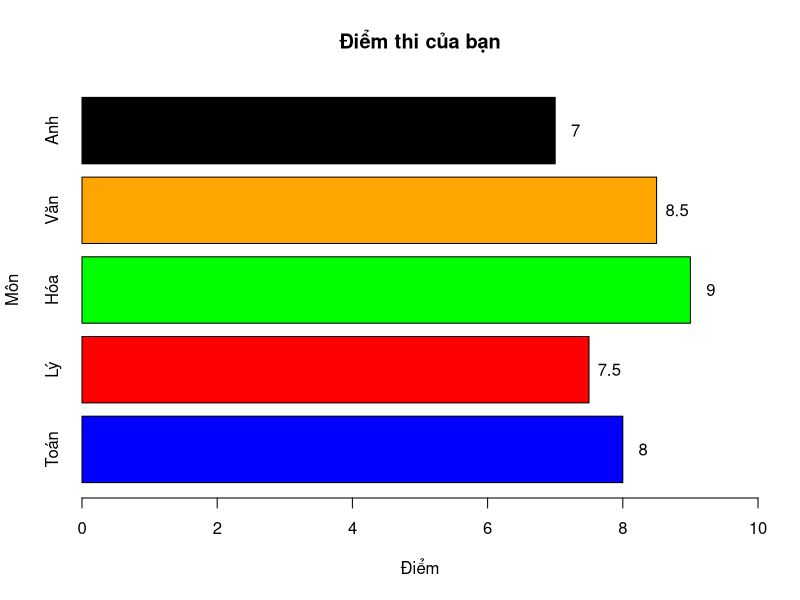
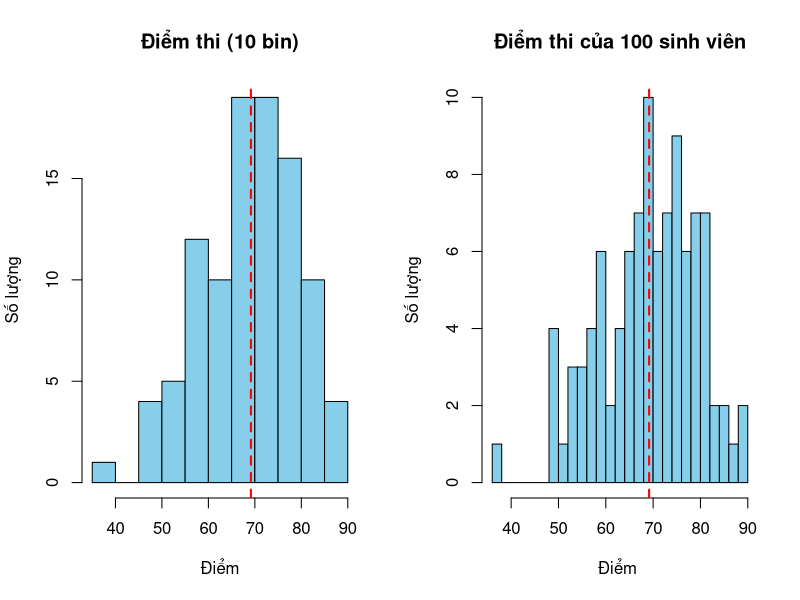
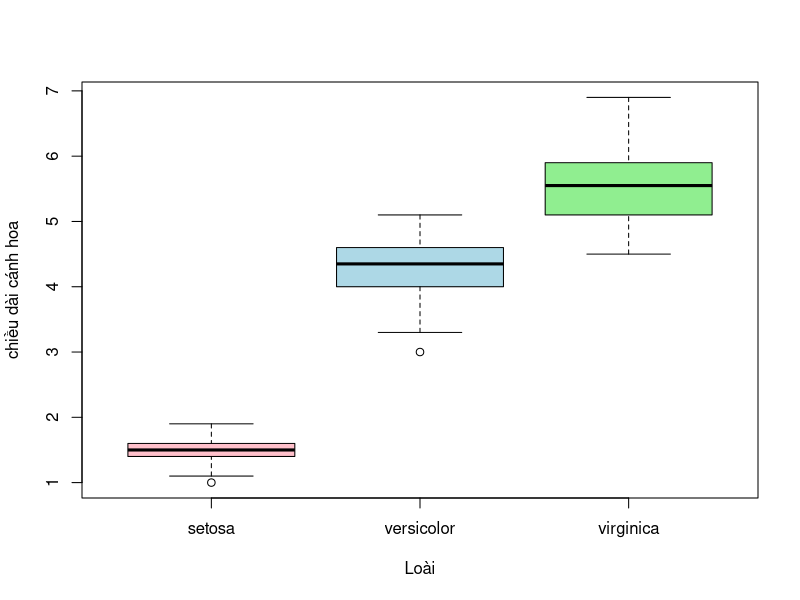

Recreate these plots in R, in order.
# ==============================================================================
# BÀI TẬP THỰC HÀNH
# ==============================================================================

# ------------------------------------------------------------------------------
# Bài tập 1: Bar Chart
# ------------------------------------------------------------------------------

# Sử dụng dữ liệu sau:
subjects <- c("Toán", "Lý", "Hóa", "Văn", "Anh")
scores <- c(8, 7.5, 9, 8.5, 7)

# Yêu cầu:
# 1. Vẽ bar chart cơ bản
# 2. Thêm tiêu đề "Điểm thi của bạn"
# 3. Tô màu khác nhau cho mỗi môn
# 4. Thêm giá trị điểm lên đầu mỗi cột
# 5. Vẽ bar chart ngang
barplot(scores,
        names.arg = subjects, 
        main = "Điểm thi của bạn",
        ylab = "Môn",
        xlab = "Điểm",
        xlim = c(0,10),
        col = c("blue","red","green","orange","black"),
        horiz = TRUE
)
text(y = 1:5*1.2-0.5,
     x = scores +0.3,
     labels = scores
  
)
# ------------------------------------------------------------------------------
# Bài tập 2: Histogram
# ------------------------------------------------------------------------------

# Tạo dữ liệu: Điểm thi của 100 sinh viên
set.seed(2024)
exam_scores <- rnorm(100, mean = 70, sd = 10)

# Yêu cầu:
# 1. Vẽ histogram với 10 bins
# 2. Thêm tiêu đề và nhãn trục phù hợp
# 3. Tô màu xanh lam
# 4. Thêm đường thẳng đứng màu đỏ tại vị trí điểm trung bình
# 5. Vẽ histogram khác với 20 bins, so sánh sự khác biệt
par(mfrow = c(1,2))
hist(exam_scores,
     breaks = 10,
     main = "Điểm thi (10 bin)",
     xlab = "Điểm",
     ylab = "Số lượng",
     col = "skyblue"
     )
abline(v=mean(exam_scores),
       col = "red",
       lwd =2,
       lty = 2)

hist(exam_scores,
     main = "Điểm thi của 100 sinh viên",
     ylab = "Số lượng",
     xlab = "Điểm ",
     col = "skyblue",
     breaks = 20)
abline(v = mean(exam_scores), 
       col = "red", 
       lwd = 2, 
       lty = 2)
par(mfrow = c(1,1))
# ------------------------------------------------------------------------------
# Bài tập 3: Box Plot
# ------------------------------------------------------------------------------

# Sử dụng dữ liệu iris
data("iris")
View(iris)
# Yêu cầu:
# 1. Vẽ box plot so sánh Petal.Length giữa 3 loài
# 2. Tô màu khác nhau cho mỗi loài
# 3. Thêm tiêu đề phù hợp
# 4. Nhìn vào biểu đồ và trả lời:
#    - Loài nào có petal dài nhất?
#    - Loài nào có độ biến thiên lớn nhất?
#    - Có outliers không? Ở loài nào?
boxplot(Petal.Length ~ Species,
        data = iris,
        xlab = "Loài",
        ylab = "chiều dài cánh hoa",
        col = c("pink", "lightblue", "lightgreen"))

#Nhận xét từ biểu đồ:
# - Virginica có độ dài pental lớn nhất
# - virginica có độ biến thiên lớn nhất
# - có outliner ở loài setosa và cả versicolor



# ------------------------------------------------------------------------------
# Bài tập 4: Scatter Plot
# ------------------------------------------------------------------------------

# Sử dụng dữ liệu mtcars
data(mtcars)
# Yêu cầu:
# 1. Vẽ scatter plot giữa hp (horsepower) và mpg
# 2. Tô màu các điểm theo số cy-lanh (cyl)
# 3. Thêm đường hồi quy tuyến tính
# 4. Thêm legend giải thích màu
# 5. Nhận xét về mối quan hệ giữa hp và mpg

# ------------------------------------------------------------------------------
# Bài tập 5: Nhiều biểu đồ
# ------------------------------------------------------------------------------

# Sử dụng dữ liệu mtcars

# Yêu cầu:
# Tạo một figure với 4 biểu đồ (2x2) để phân tích biến hp:
# 1. Histogram của hp
# 2. Box plot của hp
# 3. Box plot so sánh hp theo cyl
# 4. Scatter plot hp vs mpg

# ------------------------------------------------------------------------------
# Bài tập 6: Tổng hợp
# ------------------------------------------------------------------------------

# Tạo dữ liệu bán hàng của 4 quý
Q1 <- c(100, 120, 110, 130)
Q2 <- c(150, 140, 160, 155)
Q3 <- c(180, 170, 190, 185)
Q4 <- c(200, 210, 195, 220)
products <- c("Sản phẩm A", "Sản phẩm B", "Sản phẩm C", "Sản phẩm D")

# Yêu cầu:
# 1. Vẽ grouped bar chart so sánh doanh thu 4 quý
# 2. Vẽ line plot cho từng sản phẩm qua 4 quý
# 3. Tính tổng doanh thu mỗi quý, vẽ bar chart
# 4. Tạo figure 2x2 hiển thị:
#    - Grouped bar chart
#    - Line plot tất cả sản phẩm
#    - Pie chart tổng doanh thu mỗi quý
#    - Bar chart tổng doanh thu mỗi sản phẩm

# ==============================================================================
# TÀI LIỆU THAM KHẢO
# ==============================================================================

# 1. R Graphics Cookbook: https://r-graphics.org/
# 2. Quick-R Graphics: https://www.statmethods.net/graphs/
# 3. R Documentation: ?plot, ?hist, ?boxplot, ?barplot
# 4. R Color Chart: http://www.stat.columbia.edu/~tzheng/files/Rcolor.pdf

# ==============================================================================
# TỔNG KẾT
# ==============================================================================

# Những điểm cần nhớ:

# 1. ✅ Chọn biểu đồ phù hợp với loại dữ liệu:
#    - Bar chart: Dữ liệu phân loại
#    - Histogram: Phân phối dữ liệu liên tục
#    - Box plot: So sánh nhóm, tìm outliers
#    - Scatter plot: Mối quan hệ giữa 2 biến
#    - Line plot: Xu hướng theo thời gian
#    - Pie chart: Tỷ lệ phần trăm (ít nhóm)

# 2. ✅ Luôn thêm tiêu đề và nhãn trục rõ ràng

# 3. ✅ Sử dụng màu sắc hợp lý:
#    - Không quá nhiều màu
#    - Màu có ý nghĩa (đỏ = cảnh báo, xanh lá = tốt)
#    - Đảm bảo đọc được khi in đen trắng

# 4. ✅ Box plot giúp:
#    - Thấy trung vị, Q1, Q3
#    - Phát hiện outliers
#    - So sánh nhiều nhóm

# 5. ✅ Histogram vs Bar chart:
#    - Histogram: Dữ liệu liên tục, không có khoảng cách giữa cột
#    - Bar chart: Dữ liệu phân loại, có khoảng cách

# 6. ✅ Sử dụng par(mfrow) để vẽ nhiều biểu đồ cùng lúc

# 7. ✅ Lưu biểu đồ: png(), pdf(), jpeg() + dev.off()

# Quy trình vẽ biểu đồ tốt:
# 1. Xác định mục đích: Muốn truyền đạt thông tin gì?
# 2. Chọn loại biểu đồ phù hợp
# 3. Vẽ biểu đồ cơ bản
# 4. Thêm tiêu đề, nhãn, màu sắc
# 5. Kiểm tra xem biểu đồ có dễ hiểu không
# 6. Lưu lại nếu cần

# Lưu ý quan trọng:
# - Biểu đồ phải đơn giản, dễ hiểu
# - Không thêm quá nhiều thông tin vào một biểu đồ
# - Luôn nghĩ về người xem
# - "A picture is worth a thousand words" - Một hình ảnh đáng giá ngàn lời

# Cập nhật: Tháng 3/2026
